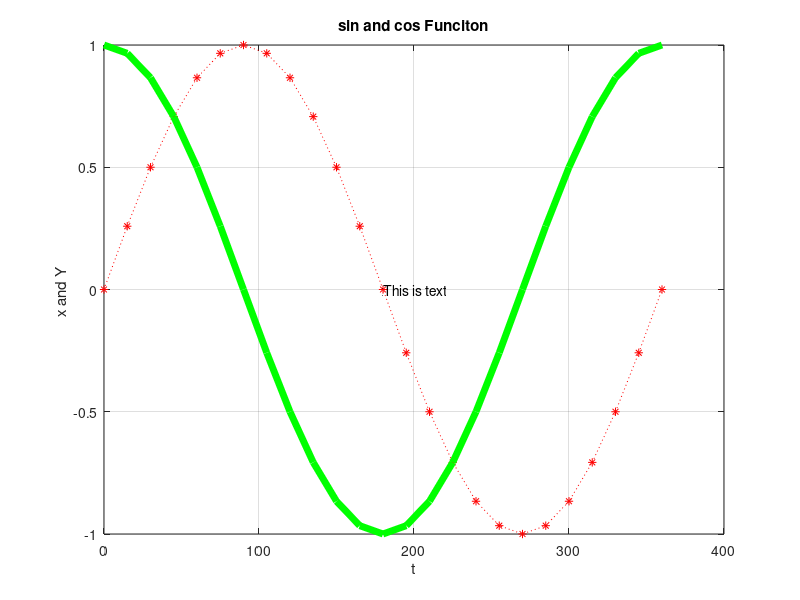

This figure's MATLAB source:
clc; 
close all;
clear all;
t = 0 :15: 360;
x=sind(t);
y=cosd(t);
plot(t,x, 'r:*')
hold on
plot(t, y, 'g', 'LineWidth',5)
title('sin and cos Funciton')
xlabel('t')
ylabel('x and Y ')
text(180, 0,'This is text')
grid on